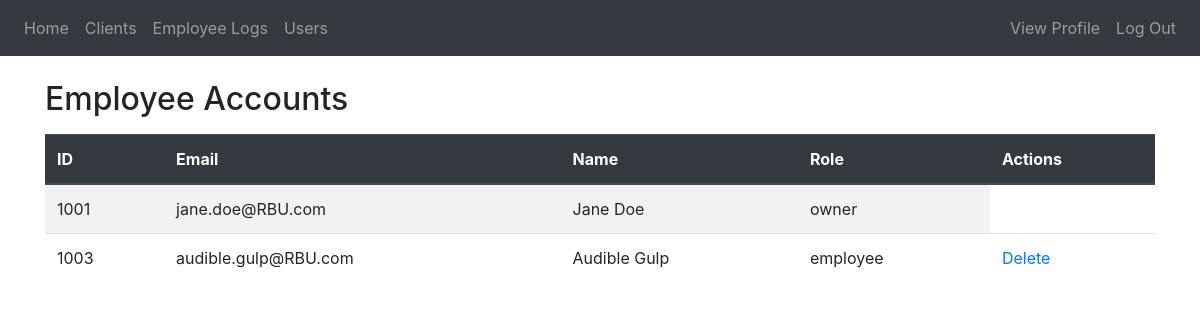
Screenshot of /users (signed in) with the database file from the repository.
### website/models.py (models this page shows)
class User(db.Model, UserMixin): # roles: employee, admin, owner
    id = db.Column(db.Integer, primary_key=True)
    employee_id = db.Column(db.String(20), unique=True)
    email = db.Column(db.String(150), unique=True)
    password = db.Column(db.String(150), nullable=False)
    first_name = db.Column(db.String(150))
    last_name = db.Column(db.String(150))
    role = db.Column(db.String(20), nullable=False, default="employee")
    date_created = db.Column(db.DateTime, default=datetime.utcnow)

### website/views.py (the view)
@views.route('/users')
@login_required
def users():
    if current_user.role not in ("admin", "owner"): # only upper powers can access this
        abort(403)
    all_users = User.query.all()
    return render_template("users.html", users=all_users, user=current_user)

### website/templates/users.html
{% extends "base.html" %}{% block title %}Users{% endblock %}
{% block content %}
<h2 class="mt-4">Employee Accounts</h2>
<table class="table table-striped table-hover mt-3">
    <thead class="thead-dark">
        <tr>
            <th>ID</th>
            <th>Email</th>
            <th>Name</th>
            <th>Role</th>
            {% if user.role in ['admin', 'owner'] %}
                <th>Actions</th>
            {% endif %}
        </tr>
    </thead>
    <tbody>
        {% for u in users %}
        <tr>
            <td>{{ u.id }}</td>
            <td>{{ u.email }}</td>
            <td>{{ u.first_name }} {{ u.last_name }}</td>
            <td>{{ u.role }}</td>
            {% if u.role in ['admin', 'employee'] %}
            <td><a href="{{ url_for('views.delete', id=u.id)}}" onClick="return confirm('Are you sure?')">Delete</a></td>
            {% endif %}
        </tr>
        {% endfor %}
    </tbody>
</table>
{% endblock %}

### rows the page displays
User: id "1001", email "jane.doe@RBU.com", first_name "Jane", last_name "Doe", role "owner"
User: id "1003", email "audible.gulp@RBU.com", first_name "Audible", last_name "Gulp", role "employee"
